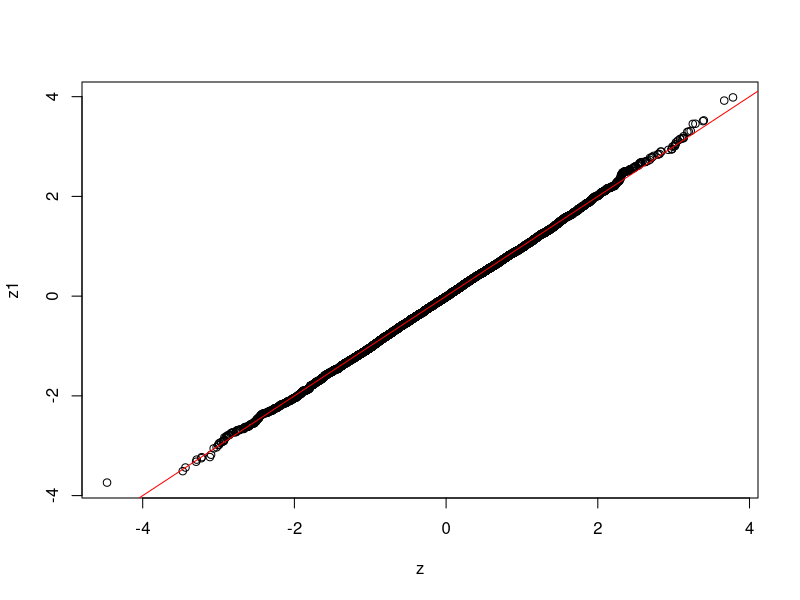
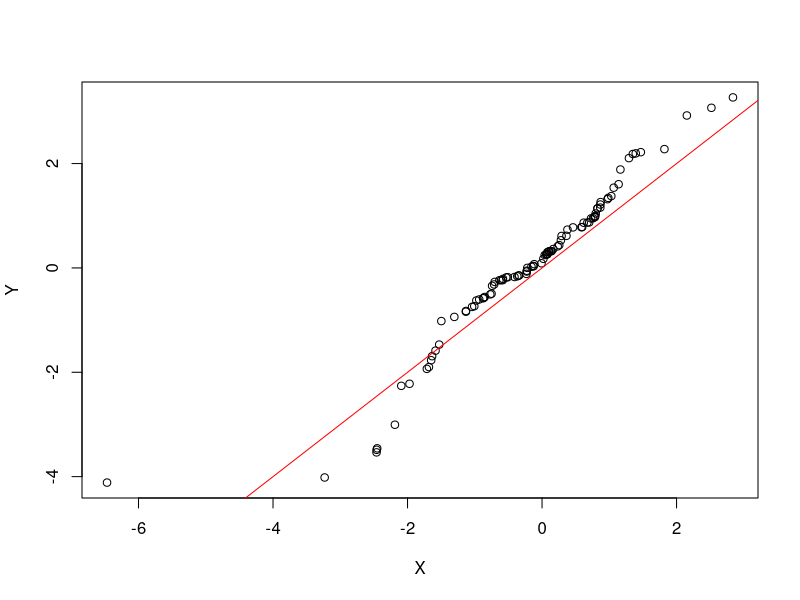

R code for these plots, in order: (Note: this script raises an error after producing the figures.)
#HW5_solution
#1.
k <- 0
z <- rep(NA,10000)
while (k < 5000) {
  u1 <- runif(1)
  u2 <- runif(1)
  v1 <- 2 * u1 - 1
  v2 <- 2 * u2 - 1
  s <- v1 ^ 2 + v2 ^ 2
  if (s <= 1){
    k <- k + 1
    z[2 * k - 1] <- sqrt((-2 * log(s)) / s) * v1
    z[2 * k] <- sqrt((-2 * log(s)) / s) * v2
  }
}
##checking with rnorm(10000)
z1 <- rnorm(10000)
qqplot(z,z1)
abline(0,1,col = "red")

#2.
u1 <- runif(1500)
u2 <- runif(1500)
z1 <- sqrt(-2 * log(u1)) * cos(2 * pi * u2)
z2 <- sqrt(-2 * log(u1)) * sin(2 * pi * u2)
m1 <- matrix(z1[1:300],ncol = 3)
m2 <- matrix(z1[301:800],ncol = 5)
m3 <- matrix(z1[801:1500],ncol = 7)
w1 <- rowSums(m1 ^ 2)
w2 <- rowSums(m2 ^ 2)
w3 <- rowSums(m3 ^ 2)
t1 <- z2[1:100] / sqrt(w1 / 3)
t2 <- z2[101:200] / sqrt(w2 / 5)
t3 <- z2[201:300] / sqrt(w3 / 7)
s1 <- sample(c(1:3),100, prob = c(0.3,0.35,0.35), replace = TRUE)
X <- rep(NA,100)
X[s1 == 1] <- t1[1:sum(s1 == 1)]
X[s1 == 2] <- t2[1:sum(s1 == 2)]
X[s1 == 3] <- t3[1:sum(s1 == 3)]
##checking
s2 <- sample(1:3,100,prob = c(0.3,0.35,0.35),rep = T)
Y <- rep(NA,100)
Y[s2 == 1] <- rt(length(which(s2 == 1)), df = 3)
Y[s2 == 2] <- rt(length(which(s2 == 2)), df = 5)
Y[s2 == 3] <- rt(length(which(s2 == 3)), df = 7)
qqplot(X,Y)
abline(0,1,col = "red")

#3.
rmultivarNorm <- function(n,mu,Sigma){
  k <- 0
  d <- length(mu)
  z <- rep(NA, n * d)
  while(k < n * d / 2){
    u1 <- runif(1)
    u2 <- runif(1)
    v1 <- 2 * u1 - 1
    v2 <- 2 * u2 - 1
    s <- v1 ^ 2 + v2 ^ 2
    if (s <= 1){
      k <- k + 1
      z[2 * k - 1] <- sqrt((-2 * log(s)) / s) * v1
      z[2 * k] <- sqrt((-2 * log(s)) / s) * v2
    } 
  }
  Z <- matrix(z,ncol = d)
  evD <- eigen(Sigma,symmetric=TRUE)
  Lamda.mat <- diag(evD$values)
  P <- evD$vectors
  Q <- P%*%sqrt(Lamda.mat)%*%t(P)
  JMU <- matrix(rep(mu,n), ncol = n)
  result <- Z %*% Q + t(JMU)
  return(result)
}
##checking
Sigma <- matrix(c(2,1,1,1,2,1,1,1,2),nrow=3)
mu <- c(0,0,0)
n <- 10000
R <- rmultivarNorm(n,mu,Sigma)
apply(R,2,mean)
cov(R)

#4.
my.ls <- function(y,x1,x2){
  X <- cbind(x1,model.matrix(y~x2))
  beta.est <- solve(t(X) %*% X) %*% t(X) %*% y
  return(beta.est)
}
##checking
data(ChickWeight)
fit <- lm(ChickWeight$weight~ChickWeight$Time+ChickWeight$Diet)
fit$coef
my.ls(ChickWeight$weight,ChickWeight$Time,ChickWeight$Diet)

#5.
Estep <- function(p,x){
  taui <- x[1] * p / (2 + p)
  loglik <- (taui + x[3]) * log(p) + x[2] * log(1 - p)
  return(list(taui=taui,loglik=loglik))
}
Mstep <- function(taui,x){
  p <- (taui + x[3]) / (taui + x[2] + x[3])
  return(p)
}
##initialize with arbitrary p
cur.Estep<-Estep(init.p,x)
cur.Mstep<-Mstep(cur.Estep$taui,x)
loglik<-c(0,cur.Estep$loglik)

i <- 1
epsilon <- 1e-8

while(abs(loglik[i+1]-loglik[i]) > epsilon){
  cur.Estep <- Estep(cur.Mstep,x)
  cur.Mstep <- Mstep(cur.Estep$taui,x)
  loglik <- c(loglik,cur.Estep$loglik)
  i <- i+1
}

x<-c(6544,2008,1448)
init.p <- 0.2
plot(loglik[-1])
loglik
cur.Mstep
#0.5948475